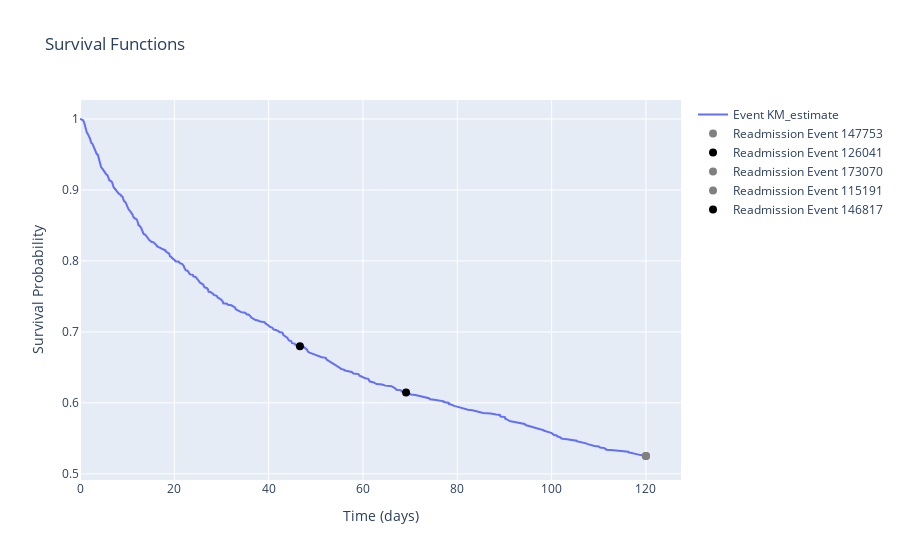

The code cell stored with this chart in its notebook:
### Code cell
next_event_model_km.plot_survival_function(X_test, duration_col='EVENT_DURATION', event_col='READMISSION_EVENT')

### Figure 1 — Plotly figure (JSON) as saved in the notebook; plotly's stock layout.template omitted (floating-point values rounded to 4 significant figures; data arrays with more than 128 entries replaced by an {"elided": "..."} marker saying what was removed)
{"data": [{"hovertemplate": "HADM_ID=KM_estimate<br>timeline=%{x}<br>Survival probability=%{y}<extra></extra>", "legendgroup": "KM_estimate", "line": {"color": "#636efa", "dash": "solid"}, "marker": {"symbol": "circle"}, "mode": "lines", "name": "Event KM_estimate", "orientation": "v", "showlegend": true, "type": "scatter", "x": {"elided": "642 float values"}, "xaxis": "x", "y": {"elided": "642 float values"}, "yaxis": "y"}, {"hovertemplate": "<b>Event ID:</b> 147753<br><b>True Duration:</b> 120.0<br><b>Survival Probability:</b> 0.5251<br><b>Event:</b> 0<extra></extra>", "marker": {"color": "gray", "size": 8, "symbol": "circle"}, "mode": "markers", "name": "Readmission Event 147753", "showlegend": true, "type": "scatter", "x": [120], "y": [0.5251]}, {"hovertemplate": "<b>Event ID:</b> 126041<br><b>True Duration:</b> 46.6354<br><b>Survival Probability:</b> 0.6797<br><b>Event:</b> 1<extra></extra>", "marker": {"color": "black", "size": 8, "symbol": "circle"}, "mode": "markers", "name": "Readmission Event 126041", "showlegend": true, "type": "scatter", "x": [46.64], "y": [0.6797]}, {"hovertemplate": "<b>Event ID:</b> 173070<br><b>True Duration:</b> 120.0<br><b>Survival Probability:</b> 0.5251<br><b>Event:</b> 0<extra></extra>", "marker": {"color": "gray", "size": 8, "symbol": "circle"}, "mode": "markers", "name": "Readmission Event 173070", "showlegend": true, "type": "scatter", "x": [120], "y": [0.5251]}, {"hovertemplate": "<b>Event ID:</b> 115191<br><b>True Duration:</b> 120.0<br><b>Survival Probability:</b> 0.5251<br><b>Event:</b> 0<extra></extra>", "marker": {"color": "gray", "size": 8, "symbol": "circle"}, "mode": "markers", "name": "Readmission Event 115191", "showlegend": true, "type": "scatter", "x": [120], "y": [0.5251]}, {"hovertemplate": "<b>Event ID:</b> 146817<br><b>True Duration:</b> 69.1347<br><b>Survival Probability:</b> 0.6146<br><b>Event:</b> 1<extra></extra>", "marker": {"color": "black", "size": 8, "symbol": "circle"}, "mode": "markers", "name": "Readmission Event 146817", "showlegend": true, "type": "scatter", "x": [69.13], "y": [0.6146]}], "layout": {"legend": {"title": {"text": ""}, "tracegroupgap": 0}, "title": {"text": "Survival Functions"}, "xaxis": {"anchor": "y", "domain": [0, 1], "title": {"text": "Time (days)"}}, "yaxis": {"anchor": "x", "domain": [0, 1], "title": {"text": "Survival Probability"}}}}
